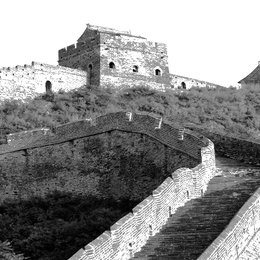
%> input picture 自动化少61 雷润泽 2140506016/images/citywall1_he.bmp, 260 x 260 px, shrunk from 512 x 512 before the run, given in place of lena.bmp, which was not available
$ octave h3_4.m   (GNU Octave 9; MATLAB toolbox functions it lacks are replaced by stand-ins)
%> lines starting %> are read from the running program, lines starting %| are printed output that depends on the picture; in (x1, y1, x2, y2) boxes, pixels count from 0 and x2, y2 are one past the last pixel; in counts of white or black regions, pixels touching at a corner belong together; the program's own positions count from 1; pictures that were not available may be replaced by others from this repository, and a replacement may not be noted
### 自动化少61 雷润泽 2140506016/codes/expand.m
function imge = expand(imgo,psize)
    %imgo:原始图像
    %psize:使用的模板边长
    %imge:扩展后的图像
    imge=zeros(size(imgo,1)+psize-1,size(imgo,2)+psize-1);
    h1=1+(psize-1)/2;
    h2=size(imge,1)-(psize-1)/2;
    w1=1+(psize-1)/2;
    w2=size(imge,2)-(psize-1)/2;
    imge(h1:h2,w1:w2)=imgo;
    for i=1:size(imge,1)
        for j=1:size(imge,2)
            if(i<h1&&j<w1)
                imge(i,j)=imge(h1,w1);
            elseif(i>h2&&j<w1)
                imge(i,j)=imge(h2,w1);
            elseif(i<h1&&j>w2)
                imge(i,j)=imge(h1,w2);
            elseif(i>h2&&j>w2)
                imge(i,j)=imge(h2,w2);
            elseif(i<h1)
                imge(i,j)=imge(h1,j);
            elseif(i>h2)
                imge(i,j)=imge(h2,j);
            elseif(j<w1)
                imge(i,j)=imge(i,w1);
            elseif(j>w2)
                imge(i,j)=imge(i,w2);
            end
        end
    end
end

### 自动化少61 雷润泽 2140506016/codes/h3_4.m
%第三次作业第4题
%对elain和lena图像进行7*7的局部直方图增强
str='lena.bmp';
stro='lena_lhs.bmp';

%参数
%elain
% k0=1.2;
% k1=0.02;
% k2=1.5;
% E=0.8;
%lena
k0=0.4;
k1=0.02;
k2=0.6;
E=2;

[img,map]=imread(str);
%> img is the input picture: size 260x260 uint8; min 0, max 255, mean 141.1
%> map = 256 rows, first 12: [0 0 0; 0.00392 0.00392 0.00392; 0.00784 0.00784 0.00784; 0.0118 0.0118 0.0118; 0.0157 0.0157 0.0157; 0.0196 0.0196 0.0196; 0.0235 0.0235 0.0235; 0.0275 0.0275 0.0275; 0.0314 0.0314 0.0314; 0.0353 0.0353 0.0353; 0.0392 0.0392 0.0392; 0.0431 0.0431 0.0431]
if ~isempty(map)
    img=ind2gray(img,map);
%> img: size 260x260 single
end
img=im2double(img).*255;
%> img: size 260x260 double
mg=mean2(img);%全局均值
%> mg = 141.1
sdg=std2(img);%全局标准差
%> sdg = 86.11

imgex=expand(img,7);%扩展图像
%> in expand, `imge(h1:h2,w1:w2)=imgo;`:
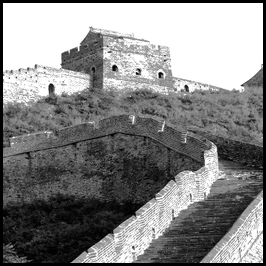
%> imge: size 266x266 double; min 0, max 255, mean 134.8
%> after the loop in expand, `for i=1:size(imge,1)`:
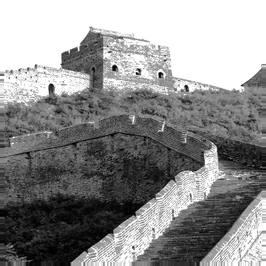
%> imge: size 266x266 double; 4.46% of pixels changed, all inside (x1, y1, x2, y2) = (0, 0, 266, 266)
imglhs=img;
for i=1:size(img,1)
    for j=1:size(img,2)
        ml=mean2(imgex(i:i+6,j:j+6));%局部均值
        sdl=std2(imgex(i:i+6,j:j+6));%局部标准差
        if(ml<k0*mg&&sdl>k1*sdg&&sdl<k2*sdg)
            imglhs(i,j)=E*img(i,j);
        end
    end
end
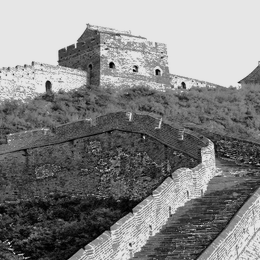
%> imglhs: size 260x260 double; min 0, max 282, mean 146.8; drawn with min black and max white

imwrite(imglhs./255,stro);

subplot(2,2,1);
imshow(img./255);
title('原图像');
subplot(2,2,2);
imhist(img./255);
title('原图像的直方图');
subplot(2,2,3);
imshow(imglhs./255);
title('局部直方图增强后的图像');
subplot(2,2,4);
imhist(imglhs./255);
title('局部直方图增强后的图像的直方图');
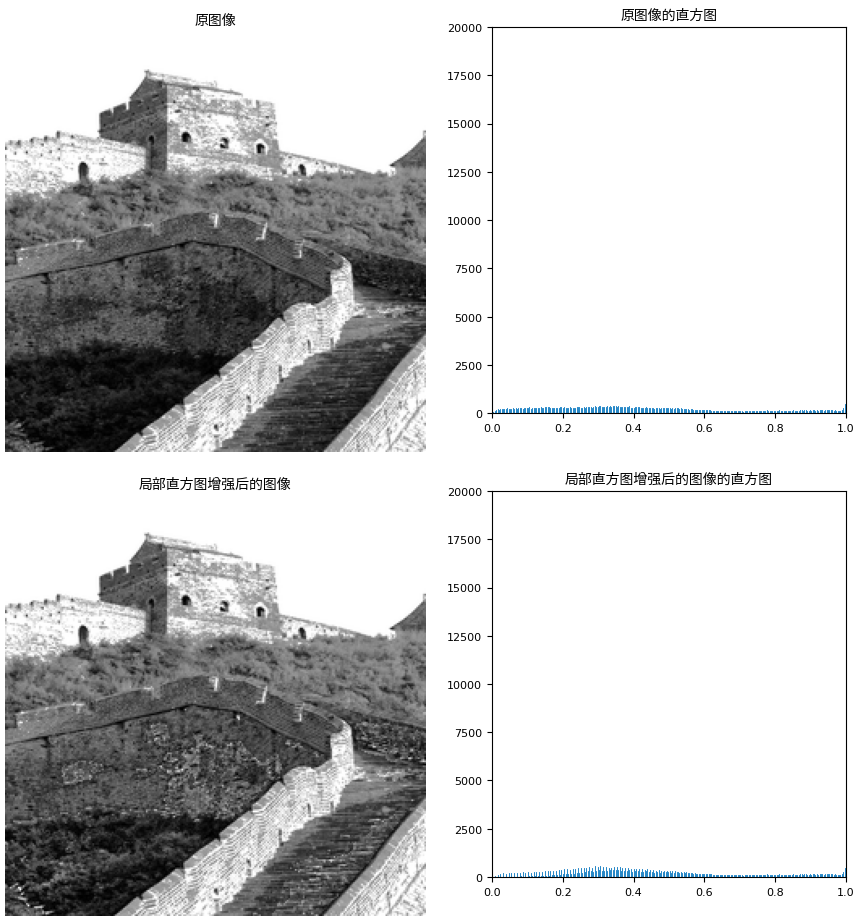
%> figure redrawn from the program's plot data, 4 panels
